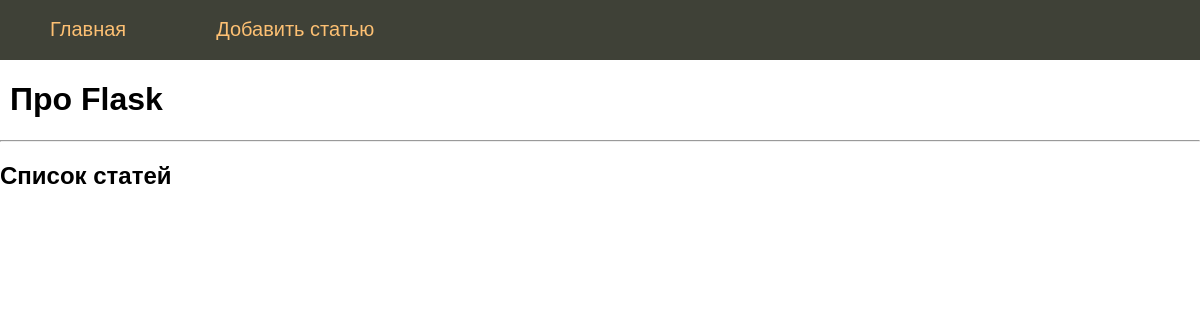
Before: / with the older database file.
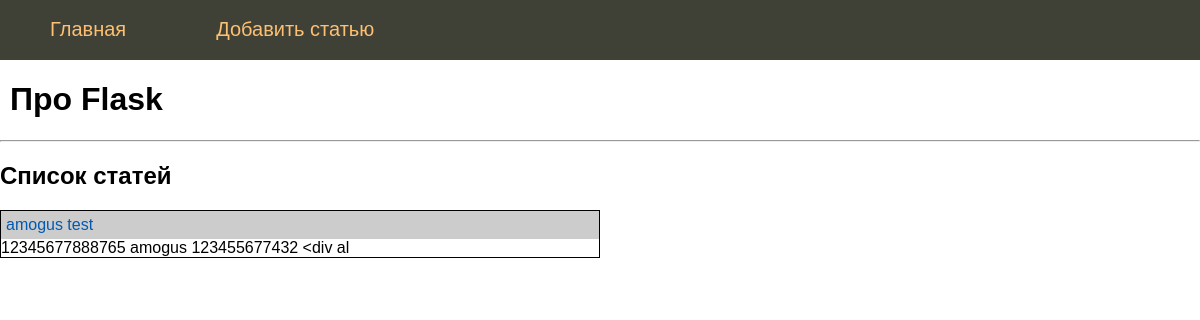
After: the same page with the newer database file.
### tables this page shows
CREATE TABLE mainmenu (
    id integer PRIMARY KEY AUTOINCREMENT,
    title text NOT NULL,
    url text NOT NULL
);

CREATE TABLE posts (
    id integer PRIMARY KEY AUTOINCREMENT,
    title text NOT NULL,
    text text NOT NULL,
    url text NOT NULL,
    time integer NOT NULL
);

### main.py (the view)
@app.route("/")
def index():
    db = get_db()
    dbase = DataBase(db)
    return render_template("index.html", menu=dbase.get_menu(), posts=dbase.get_post_annonce(), title="Про Flask")

### DataBase.py (called while the page is built)
    def get_menu(self):
        sql = "SELECT * FROM mainmenu"
        try:
            self.__cursor.execute(sql)
            res = self.__cursor.fetchall()
            if res:
                return res
        except:
            print("Ошибка чтения из БД")
        return []

    def get_post_annonce(self):
        try:
            self.__cursor.execute(f"SELECT id, title, text, url FROM posts ORDER BY time DESC")
            res = self.__cursor.fetchall()
            if res:
                return res
        except sqlite3.Error as e:
            print("Ошибка получения статьи из БД", str(e))
        return []

### main.py (called while the page is built)
def connect_db():
    connect = sqlite3.connect(app.config["DATABASE"])
    connect.row_factory = sqlite3.Row  # чтоб работать как со словарем
    return connect

def get_db():
    if not hasattr(g, "link_db"):
        g.link_db = connect_db()
    return g.link_db

### templates/index.html
{% extends 'base.html' %}
{% block content %}
    {{ super() }}
    <hr>
    <h2>Список статей</h2>
    <ul class="list-posts">
        {% for post in posts %}
        <li>
            <p class="title">
                <a href="{{ url_for('show_post', alias=post.url) }}">{{ post.title }}</a>
            </p>
            <p class="annonce">{{ post.text[:50] | striptags}}</p>
        </li>
        {% endfor %}
    </ul>
{% endblock %}

### templates/base.html (shortened to what this page needs)
<!DOCTYPE html>
<html>
    <head>
        <link type="text/css" href="{{ url_for('static', filename='css/styles.css')}}" rel="stylesheet"/>
        </head>
    <body>
        {% block content %}
            {%- block mainmenu %}
                <ul class="mainmenu">
                    {% for m in menu %}
                        {% if m.url == "/" %}
                        <li><a href="{{m.url}}">{{m.title}}</a></li>
                        {% else %}
                        <li><a href="/{{m.url}}">{{m.title}}</a></li>
                        {% endif %}
                    {% endfor %}
                </ul>
            {% endblock mainmenu %}
            <div class="content">
                {% if title -%}
                    <h1>{{title}}</h1>
                {% else -%}
                    <h1>Про Flask</h1>
                {% endif %}
            </div>
        {% endblock -%}
    </body>
</html>

### static/css/styles.css (style rules this page uses)
html, body { font-family: 'Arial'; margin: 0; padding: 0; height: 100%; width: 100%; }
a { color: #0059b2; text-decoration: none; }
ul.mainmenu { list-style: none; background: #3f4137; height: 60px; margin: 0; padding: 0; color: #fdc073; font-size: 20px; overflow: hidden; }
ul.mainmenu li { float: left; margin: 18px 40px 0 50px; }
ul.mainmenu li a { color: #fdc073; text-decoration: none; }
div.content { margin: 10px; }
ul.list-posts { list-style: none; margin: 0; padding: 0; max-width: 600px; }
ul.list-posts li { margin: 20px 0 0 0; border: 1px solid rgb(0, 0, 0); }
ul.list-posts .title { margin: 0; padding: 5px; background: rgb(204, 204, 204); }
ul.list-posts .annonce { margin: 0; padding: 10px, 5px, 10px, 5px;; }

Changed rows visible on the page:
now on this page (row edited): posts: title "amogus test", text "12345677888765 amogus 123455677432 <div al"
